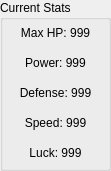
  <widget class="QGroupBox" name="CurrentStatsBox">
   <property name="geometry">
    <rect>
     <x>20</x>
     <y>40</y>
     <width>111</width>
     <height>171</height>
    </rect>
   </property>
   <property name="title">
    <string>Current Stats</string>
   </property>
   <widget class="QLabel" name="MaxHP">
    <property name="geometry">
     <rect>
      <x>10</x>
      <y>25</y>
      <width>91</width>
      <height>16</height>
     </rect>
    </property>
    <property name="text">
     <string>Max HP: 999</string>
    </property>
    <property name="alignment">
     <set>Qt::AlignCenter</set>
    </property>
   </widget>
   <widget class="QLabel" name="Defense">
    <property name="geometry">
     <rect>
      <x>10</x>
      <y>85</y>
      <width>91</width>
      <height>16</height>
     </rect>
    </property>
    <property name="text">
     <string>Defense: 999</string>
    </property>
    <property name="alignment">
     <set>Qt::AlignCenter</set>
    </property>
   </widget>
   <widget class="QLabel" name="Luck">
    <property name="geometry">
     <rect>
      <x>10</x>
      <y>145</y>
      <width>91</width>
      <height>16</height>
     </rect>
    </property>
    <property name="text">
     <string>Luck: 999</string>
    </property>
    <property name="alignment">
     <set>Qt::AlignCenter</set>
    </property>
   </widget>
   <widget class="QLabel" name="Speed">
    <property name="geometry">
     <rect>
      <x>10</x>
      <y>115</y>
      <width>91</width>
      <height>16</height>
     </rect>
    </property>
    <property name="text">
     <string>Speed: 999</string>
    </property>
    <property name="alignment">
     <set>Qt::AlignCenter</set>
    </property>
   </widget>
   <widget class="QLabel" name="Power">
    <property name="geometry">
     <rect>
      <x>10</x>
      <y>55</y>
      <width>91</width>
      <height>16</height>
     </rect>
    </property>
    <property name="text">
     <string>Power: 999</string>
    </property>
    <property name="alignment">
     <set>Qt::AlignCenter</set>
    </property>
   </widget>
  </widget>
